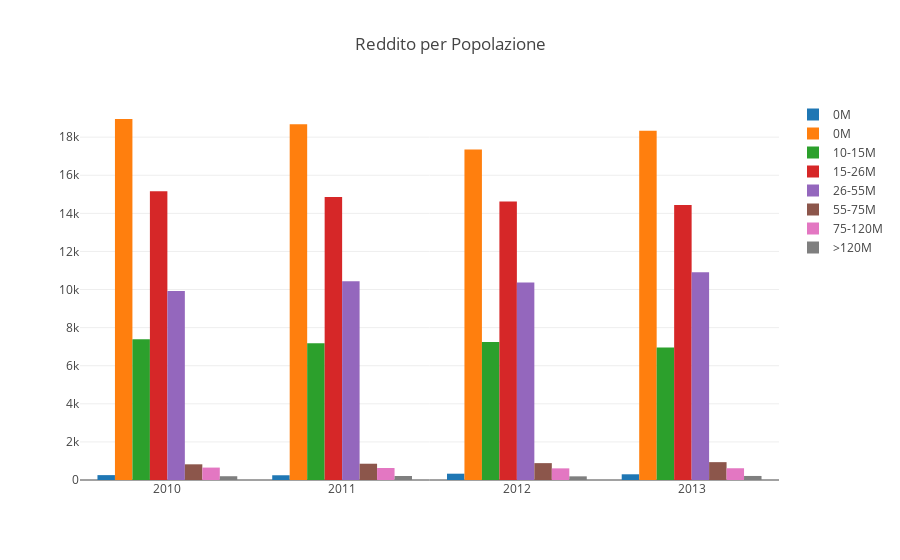

The cell this chart's notebook holds for it:
### Code cell
fig = go.Figure(data=data, layout=layout)
py.iplot(fig)

### Figure 1 — Plotly figure (JSON) as saved in the notebook; plotly's stock layout.template omitted (floating-point values rounded to 4 significant figures)
{"data": [{"name": "0M", "type": "bar", "x": [2010, 2011, 2012, 2013], "y": [256, 249, 331, 300]}, {"name": "0M", "type": "bar", "x": [2010, 2011, 2012, 2013], "y": [18954, 18678, 17355, 18341]}, {"name": "10-15M", "type": "bar", "x": [2010, 2011, 2012, 2013], "y": [7394, 7176, 7245, 6958]}, {"name": "15-26M", "type": "bar", "x": [2010, 2011, 2012, 2013], "y": [15165, 14859, 14623, 14433]}, {"name": "26-55M", "type": "bar", "x": [2010, 2011, 2012, 2013], "y": [9919, 10432, 10370, 10905]}, {"name": "55-75M", "type": "bar", "x": [2010, 2011, 2012, 2013], "y": [824, 855, 886, 937]}, {"name": "75-120M", "type": "bar", "x": [2010, 2011, 2012, 2013], "y": [652, 629, 611, 617]}, {"name": ">120M", "type": "bar", "x": [2010, 2011, 2012, 2013], "y": [198, 211, 192, 212]}], "layout": {"title": "Reddito per Popolazione"}}
